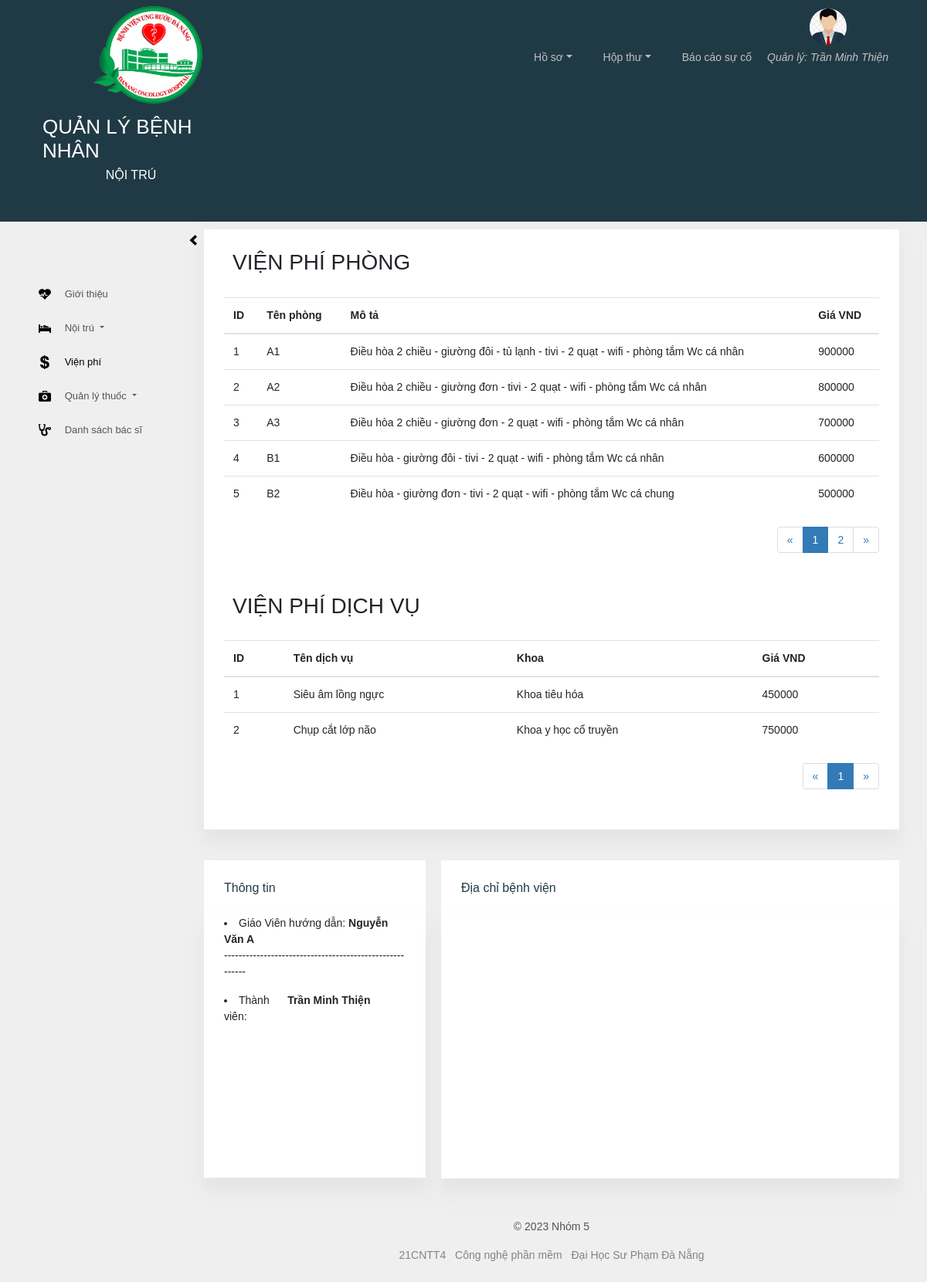
The page /vienphi.php on the database its author committed.
### tables this page shows
CREATE TABLE `phong` (
  `id` int NOT NULL,
  `tenphong` varchar(100) NOT NULL,
  `mota` varchar(200) DEFAULT NULL,
  `gia` float NOT NULL
);

CREATE TABLE `dichvu` (
  `id` int NOT NULL,
  `tendichvu` varchar(100) NOT NULL,
  `gia` float NOT NULL,
  `khoa` int NOT NULL
);

CREATE TABLE `khoa` (
  `id` int NOT NULL,
  `tenkhoa` varchar(100) NOT NULL
);

### vienphi.php (the view, shortened to what this page needs)
<?php
    require_once('header-footer/header.php');
 ?>
      <div class="page-body">
        <div class="container-fluid">
          <div class="page-sidebar toggled sidebar">
            <nav class="sidebar-collapse d-none d-lg-block">
              <i class="ion hide-on-collapsed"><img src="img/icon/glyphicons-225-chevron-left.png" style="width:10px;" alt=""></i>
            </nav>
            <ul class="nav nav-pills nav-stacked" id="sidebar-stacked">
              <li class="nav-item">
                <a class="nav-link" href="home.php"><i class="ion"><img src="img/icon/glyphicons-672-heartbeat.png" style="width:16px;" alt=""></i> <span class="nav-text">Giới thiệu</span></a>
              </li>
              <li class="nav-item">
                <a class="nav-container dropdown-toggle" data-toggle="collapse" data-parent="#sidebar-stacked" href="#p2">
                  <i class="ion"><img src="img/icon/glyphicons-496-bed-alt.png" style="width:16px;" alt=""></i> <span class="nav-text">Nội trú</span>
                </a>
              </li>
              <li class="nav-item active">
                <a class="nav-link" href="vienphi.php"><i class="ion"><img src="img/icon/glyphicons-228-usd.png" style="width:12px;" alt=""></i> <span class="nav-text">Viện phí</span></a>
              </li>
                <li class="nav-item">
                <a class="nav-container dropdown-toggle" data-toggle="collapse" data-parent="#sidebar-stacked" href="#p8">
                  <i class="ion"><img src="img/icon/glyphicons-629-doctor.png" style="width:16px;" alt=""></i> <span class="nav-text">Quản lý thuốc</span>
                </a>
                </li>
                <li class="nav-item">
                <a class="nav-link" href="danhsachbacsi.php"><i class="ion"><img src="img/icon/glyphicons-595-stethoscope.png" style="width:16px;" alt=""></i> <span class="nav-text">Danh sách bác sĩ</span></a>
              </li>
            </ul>
          </div>
<?php
  $conn = mysqli_connect('localhost','root','','benhnhannoitru');
  mysqli_set_charset($conn,'utf8');
  $query_show_phong = mysqli_query($conn,"SELECT * FROM phong");
  $total_phong = mysqli_num_rows($query_show_phong);
  $limit_phong = 5;
  $page_phong = ceil($total_phong/$limit_phong);
  $get_page_phong = isset($_GET['page']) ? $_GET['page'] : 1;
  $curent_page_phong = $get_page_phong < 0 ? 1 : $get_page_phong;
  $curent_page_phong = $curent_page_phong >$page_phong ? $page_phong : $curent_page_phong;
  $start_phong = ($curent_page_phong - 1)*$limit_phong;
  $query_show_phong = mysqli_query($conn,"SELECT * FROM phong order by id ASC limit $start_phong,$limit_phong");
  $query_show = mysqli_query($conn,"SELECT dv.id,dv.tendichvu,dv.gia, k.tenkhoa as 'khoa' FROM dichvu dv JOIN khoa k on dv.khoa = k.id");
  $total = mysqli_num_rows($query_show);
  $limit = 5;
  $page = ceil($total/$limit);
  $get_page = isset($_GET['page']) ? $_GET['page'] : 1;
  $curent_page = $get_page < 0 ? 1 : $get_page;
  $curent_page = $curent_page >$page ? $page : $curent_page;
  $start = ($curent_page - 1)*$limit;
  $query_show = mysqli_query($conn,"SELECT dv.id,dv.tendichvu,dv.gia, k.tenkhoa as 'khoa' FROM dichvu dv JOIN khoa k on dv.khoa = k.id order by id ASC limit $start,$limit");
 ?>
                <div class="page-content">
                      <div class="card card-default widget">
                        <div class="card-body">
                          <div class="card card-default widget" style="margin-bottom: 0;">
                              <div class="card-heading" style="padding-bottom: 0;">
                                <h3 style="margin-left: -15px;">VIỆN PHÍ PHÒNG</h3>
                              </div>
                            </div>
                      <div class="panel panel-default" style="margin-top: 20px;">
                      <table class="table" border="0" cellspacing="1" cellpadding="1">
                        <thead>
                          <tr>
                            <th>ID</th>
                            <th>Tên phòng</th>
                            <th>Mô tả</th>
                            <th>Giá VND</th>
                          </tr>
                        </thead>
                        <tbody>
                          <?php foreach ($query_show_phong as $show_phong) : ?>
                          <tr>
                            <td><?php echo $show_phong['id']; ?></td>
                            <td><?php echo $show_phong['tenphong']; ?></td>
                            <td><?php echo $show_phong['mota']; ?></td>
                            <td><?php echo $show_phong['gia']; ?></td>
                          </tr>
                        <?php endforeach; ?>
                        </tbody>
                      </table>
                    </div>
                    <div class="text-right" style="padding: 0;">
<?php
                        $lui_phong = $curent_page_phong <=1 ? 1 : $curent_page_phong - 1;
                        $tien_phong = $curent_page_phong >= $page_phong ? $page_phong : $curent_page_phong + 1;
                       ?>
                      <ul class="pagination">
                        <li><a href="?page=<?php echo $lui_phong; ?>">&laquo;</a></li>
                        <?php for ($i=1; $i <= $page_phong ; $i++) :
                          $active_phong = $curent_page_phong == $i ? 'class = "active"' : '';
                        ?>
                        <li <?php echo $active_phong; ?>><a href="?page=<?php echo $i; ?>"><?php echo $i; ?></a></li>
                        <?php endfor; ?>
                        <li><a href="?page=<?php echo $tien_phong; ?>">&raquo;</a></li>
                      </ul>
                    </div>
                          <div class="card card-default widget" style="margin-bottom: 0;">
                              <div class="card-heading" style="padding-bottom: 0;">
                                <h3 style="margin-left: -15px;">VIỆN PHÍ DỊCH VỤ</h3>
                              </div>
                            </div>
                      <div class="panel panel-default" style="margin-top: 20px;">
                      <table class="table" border="0" cellspacing="1" cellpadding="1">
                        <thead>
                          <tr>
                            <th>ID</th>
                            <th>Tên dịch vụ</th>
                            <th>Khoa</th>
                            <th>Giá VND</th>
                          </tr>
                        </thead>
                        <tbody>
                          <?php foreach ($query_show as $show) : ?>
                          <tr>
                            <td><?php echo $show['id']; ?></td>
                            <td><?php echo $show['tendichvu']; ?></td>
                            <td><?php echo $show['khoa']; ?></td>
                            <td><?php echo $show['gia']; ?></td>
                          </tr>
                        <?php endforeach; ?>
                        </tbody>
                      </table>
                    </div>
                    <div class="text-right" style="padding: 0;">
<?php
                        $lui = $curent_page <=1 ? 1 : $curent_page - 1;
                        $tien = $curent_page >= $page ? $page : $curent_page + 1;
                       ?>
                      <ul class="pagination">
                        <li><a href="?page=<?php echo $lui; ?>">&laquo;</a></li>
                        <?php for ($i=1; $i <= $page ; $i++) :
                          $active = $curent_page == $i ? 'class = "active"' : '';
                        ?>
                        <li <?php echo $active; ?>><a href="?page=<?php echo $i; ?>"><?php echo $i; ?></a></li>
                        <?php endfor; ?>
                        <li><a href="?page=<?php echo $tien; ?>">&raquo;</a></li>
                      </ul>
                    </div>
                  </div>
                </div>
<?php
  require_once('header-footer/footer.php');
 ?>

### rows shown on the page
phong: id "1", tenphong "A1", mota "Điều hòa 2 chiều - giường đôi - tủ lạnh - tivi - 2 quạt - wifi - phòng tắm Wc cá nhân", gia "900000"
phong: id "2", tenphong "A2", mota "Điều hòa 2 chiều - giường đơn - tivi - 2 quạt - wifi - phòng tắm Wc cá nhân", gia "800000"
phong: id "3", tenphong "A3", mota "Điều hòa 2 chiều - giường đơn - 2 quạt - wifi - phòng tắm Wc cá nhân", gia "700000"
phong: id "4", tenphong "B1", mota "Điều hòa - giường đôi - tivi - 2 quạt - wifi - phòng tắm Wc cá nhân", gia "600000"
phong: id "5", tenphong "B2", mota "Điều hòa - giường đơn - tivi - 2 quạt - wifi - phòng tắm Wc cá chung", gia "500000"
dichvu: id "1", tendichvu "Siêu âm lồng ngực", khoa.tenkhoa "Khoa tiêu hóa", gia "450000"
dichvu: id "2", tendichvu "Chụp cắt lớp não", khoa.tenkhoa "Khoa y học cổ truyền", gia "750000"
